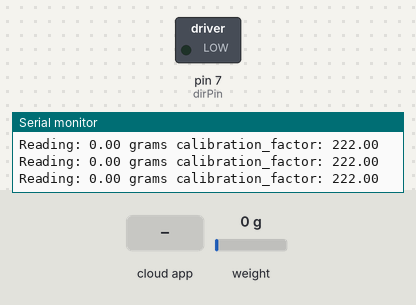
A sketch run on a simulated Arduino Uno, built with avr-gcc and run on an emulated ATmega328P. Parts: switched loads named in the sketch (green lamp = pin HIGH), the last lines printed to the serial monitor. Inputs (shaded band) come from the test bench; at power-on: weight on the scale 0 g. The ROS host is connected and sends only what is stated; pins used as bus, display or sensor lines are not drawn.

Above: at 3.2 s.
3.3 s: the phone or cloud app sets dis_signal to 0
At 3.8 s:
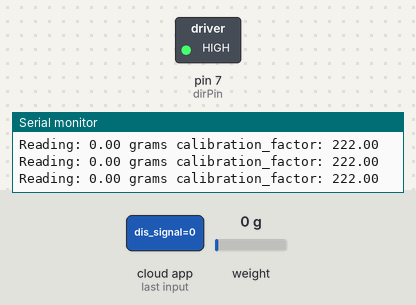
4.8 s: the phone or cloud app sets dis_signal to -100
At 5.4 s:
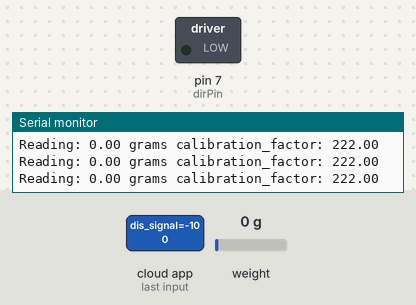
6.3 s: the phone or cloud app sets dis_signal to 100
At 7.0 s:
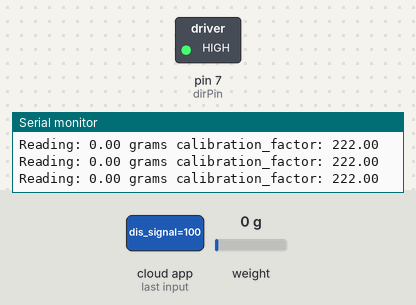
Timing chart, 0 to 9.3 s (numbered marks = the images above; inputs shaded):
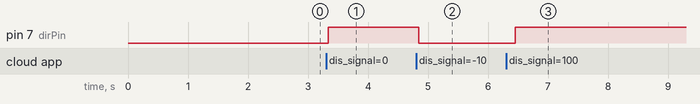

The sketch:

force_motor.ino
```cpp
#include "HX711.h"

// HX711.DOUT	- pin #A1
// HX711.PD_SCK	- pin #A0

HX711 scale(5, 6);
#define dirPin 7
#define stepperPin 8

float dis_per_turn = 3.0;

#include <ros.h>
#include <std_msgs/String.h>
#include <std_msgs/UInt16.h>
#include <std_msgs/Float32.h>

ros::NodeHandle nh;

std_msgs::Float32 str_msg;
ros::Publisher forcesensor("forcesensor", &str_msg);

float calibration_factor = 222; // this calibration factor is adjusted according to my load cell
float units;
float ounces;

void dis_cb(const std_msgs::Float32& dis_msg){
  nh.loginfo("Moving");
  execute_motor(dis_msg.data);
}

// Should this be moved to the setup() function?
ros::Subscriber<std_msgs::Float32> sub("dis_signal", dis_cb);

void setup() {
  pinMode(dirPin, OUTPUT);
  pinMode(stepperPin, OUTPUT);

  nh.initNode();
  nh.advertise(forcesensor);
  nh.subscribe(sub);

  Serial.begin(57600);
  force_setup_output();
}

void loop() {
  //nh.subscribe(sub);

  str_msg.data = real_force();
  forcesensor.publish( &str_msg );
  nh.spinOnce();

  force_loop_output();

  // Or any of this?
 //scale.power_down();
  delay(100);
  //scale.power_up();
}

/* Force sensor monitor. */

void force_setup_output() {
  Serial.println("HX711 calibration sketch");
  Serial.println("Remove all weight from scale");
  Serial.println("After readings begin, place known weight on scale");
  Serial.println("Press + or a to increase calibration factor");
  Serial.println("Press - or z to decrease calibration factor");

  scale.set_scale();
  scale.tare();  //Reset the scale to 0

  long zero_factor = scale.read_average(); //Get a baseline reading
  Serial.print("Zero factor: "); //This can be used to remove the need to tare the scale. Useful in permanent scale projects.
  Serial.println(zero_factor);
  }


void force_loop_output() {
  scale.set_scale(calibration_factor); //Adjust to this calibration factor

  Serial.print("Reading: ");
  units = scale.get_units(), 10;
  if (units < 0)
  {
    units = 0.00;
  }
  ounces = units * 0.035274;
  Serial.print(units);
  Serial.print(" grams");
  Serial.print(" calibration_factor: ");
  Serial.print(calibration_factor);
  Serial.println();

  if(Serial.available())
  {
    char temp = Serial.read();
    if(temp == '+' || temp == 'a')
      calibration_factor += 1;
    else if(temp == '-' || temp == 'z')
      calibration_factor -= 1;
  }
 }

float real_force() {
  scale.set_scale(calibration_factor);
  units = scale.get_units(), 10;
  if (units < 0)
  {
    units = 0.00;
  }
  return units;
}

//Motor/
  void execute_motor(float distance) {
  if (distance < 0) {
    digitalWrite(dirPin,LOW);
    distance = -distance;
    } else {
      digitalWrite(dirPin,HIGH);
     }
  float nums_turns = distance / dis_per_turn;
  for (int x = 0;x < 200 * nums_turns; x++){
    digitalWrite(stepperPin,HIGH);
//    delayMicroseconds(500);/
    digitalWrite(stepperPin,LOW);
//    delayMicroseconds(500);/
    }
  }
```

Measured:
- after the input at 3.3 s, pin 7 (dirPin): LOW → HIGH at once
- after the input at 4.8 s, pin 7 (dirPin): HIGH → LOW at once
- after the input at 6.3 s, pin 7 (dirPin): LOW → HIGH after 0.16 s
